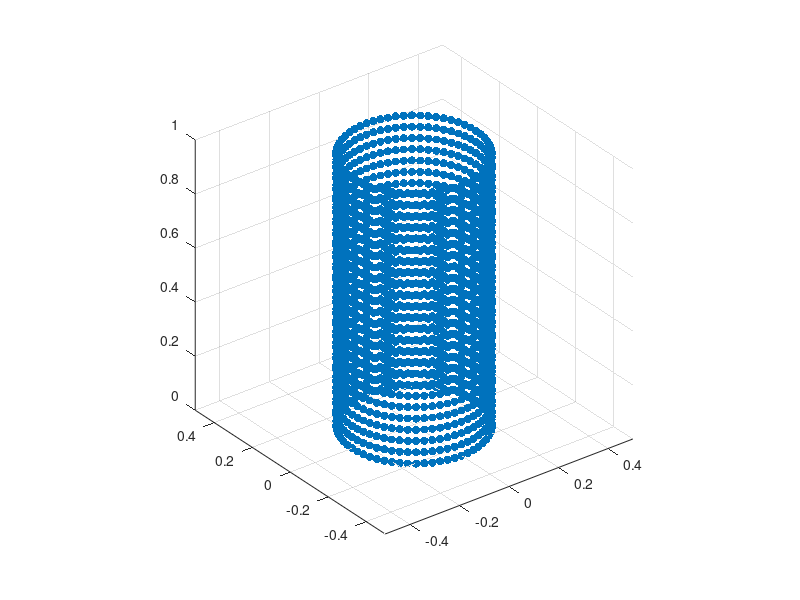

The MATLAB script that drew this image: (Note: this script raises an error after producing the figure.)
%% Point Set Surface Reconstruction Example ===============================
%
%   This is a script to test the functionality of a pipeline for generating
%   mesh triangulations of noise sparse point sets
%

addpath(genpath('/data/code/imsane_for_git_dillon_20200316/imsane/'));
addpath(genpath('/data/code/RicciFlow_MATLAB'));

%% Generate Initial Sparse Point Set ======================================
clear; close all; clc;

% % Basic points are part of a spherical cap
% [X, Y, Z] = sphere(25);
% P = [X(:), Y(:), Z(:)];
% P(P(:,3) < 0.2, :) = [];

% Basic parts are the surface of a cylinder
[X, Y, Z] = cylinder(0.25*ones(1, 25), 60);
P = [X(:), Y(:), Z(:)];

% Add noise to point positions
% rng(1,'twister');
% P = awgn(P, 30);

scatter3(P(:,1), P(:,2), P(:,3), 'filled', 'b');
axis equal

clear X Y Z

%% Infer Point Set Normals ================================================
close all; clc;

param = struct();
param.estimation_procedure = 2; % Uses PCA normal estimation
param.number_of_neighbors = 18;
orient_neighbors = 12;

P0 = P;
[ PN, P, oriented ] = point_set_normals( P, param, ...
    orient_neighbors );

% Check to see if any points were removed during normal orientation
if oriented
    warning(['Point set normal orientation procedure', ...
        'removed points from the input set!']);
end

% View results ------------------------------------------------------------
ssf = false( size(P,1), 1 );
sst = true( size(P, 1), 1 );
% sst = false( size(P,1), 1 );
% sst(1:50:end) = true;

scatter3(  P([sst; ssf; ssf]), P([ssf; sst; ssf]), ...
    P([ssf; ssf; sst]), 'filled' );
hold on
quiver3( P([sst; ssf; ssf]), P([ssf; sst; ssf]), ...
    P([ssf; ssf; sst]), ...
    PN([sst; ssf; ssf]), PN([ssf; sst; ssf]), ...
    PN([ssf; ssf; sst]), ...
    1, 'LineWidth', 2 );
axis equal
hold off

clear param orient_neighbors oriented ssf sst

%% Upsample Point Set =====================================================
close all; clc;

numPoints = 2000; % The number of output points
sharpnessAngle = 90; % Controls the sharpness of the results
edgeSensitvity = 0; % Controls sampling density near inferred edges
neighborRadius = eps; % Initial neighbor radius

[PU, PNU] = upsample_point_set( P, PN, numPoints, sharpnessAngle, ...
    edgeSensitvity, neighborRadius );

% View results ------------------------------------------------------------
ssf = false( size(PU,1), 1 );
sst = true( size(PU, 1), 1 );
% sst = false( size(P,1), 1 );
% sst(1:50:end) = true;

scatter3(  PU([sst; ssf; ssf]), PU([ssf; sst; ssf]), ...
    PU([ssf; ssf; sst]), 'filled' );
hold on
quiver3( PU([sst; ssf; ssf]), PU([ssf; sst; ssf]), ...
    PU([ssf; ssf; sst]), ...
    PNU([sst; ssf; ssf]), PNU([ssf; sst; ssf]), ...
    PNU([ssf; ssf; sst]), ...
    1, 'LineWidth', 2 );
axis equal
hold off

clear ssf sst
clear numPoints sharpnessAngle edgeSensitvity neighborRadius

%% Generate Surface Mesh ==================================================
close all; clc;

surfOptions = struct();
surfOptions.reconstructionMethod = 'advancingFront';

if strcmpi(surfOptions.reconstructionMethod, 'advancingFront')
    surfOptions.reconstructionMethod = 0;
elseif strcmp(surfOptions.reconstructionMethod, 'scaleSpace')
    surfOptions.reconstructionMethod = 1;
else
    error('Invalid surface reconstruction method supplied');
end

surfOptions.removeOutliers = false;
surfOptions.numNeighborsRO = 24;
surfOptions.thresholdPercentRO = 5;

surfOptions.simplifyPointSet = true;
surfOptions.numNeighborsSpacing = 6;
surfOptions.spacingScaleSIPS = 10;

surfOptions.smoothPointSet = true;
surfOptions.numNeighborsSMPS = 50; % 24;

surfOptions.smoothIterations = 10;
surfOptions.maxFacetLength = Inf;

[F, V] = surface_reconstruction(PU, surfOptions);
[F, V, ~, ~, ~] = remove_unreferenced_vertices_from_mesh(F, V);

E = edges(triangulation(F, V));

fprintf('Number of boundary components = %d\n', ...
    numel(DiscreteRicciFlow.compute_boundaries(F)));

eulerChi = size(F,1) + size(V,1) - size(E,1);
fprintf('Euler characteristic = %d\n', eulerChi);

trisurf(triangulation(F,V));
axis equal;


